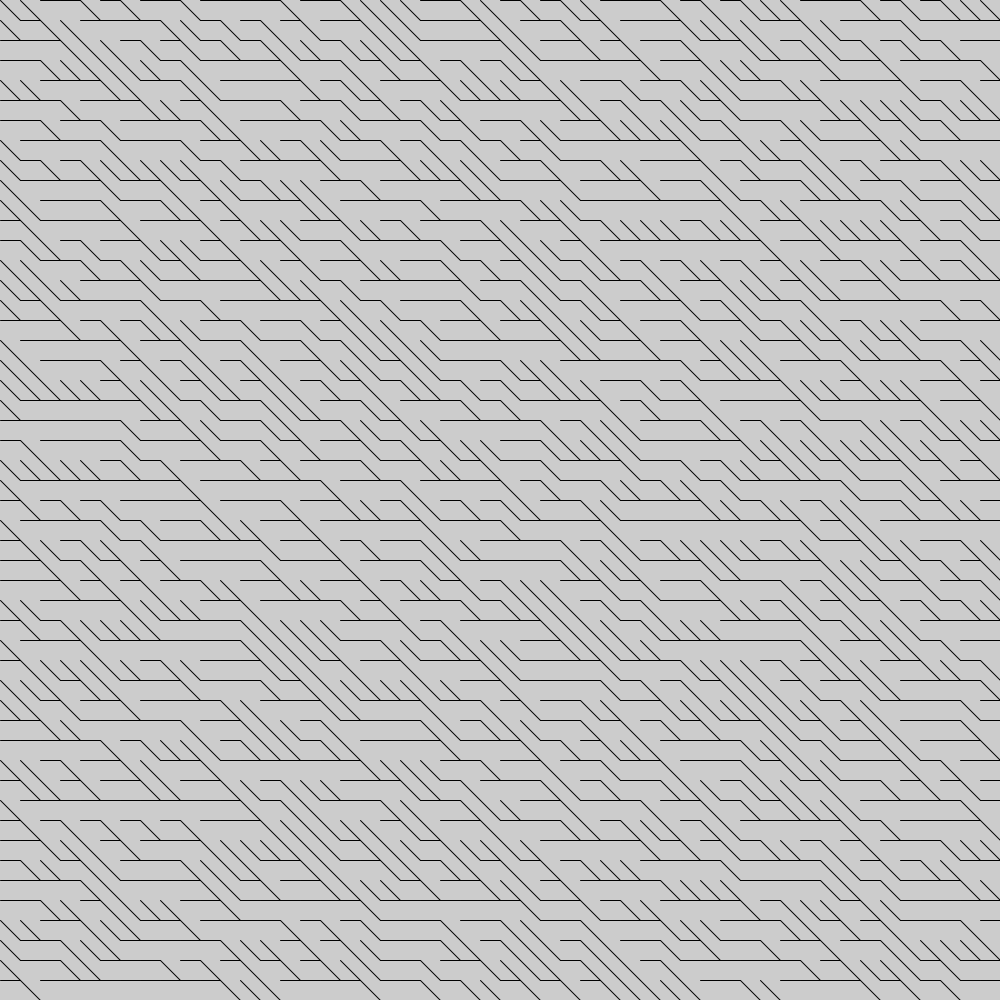
Frame 1 (no input)
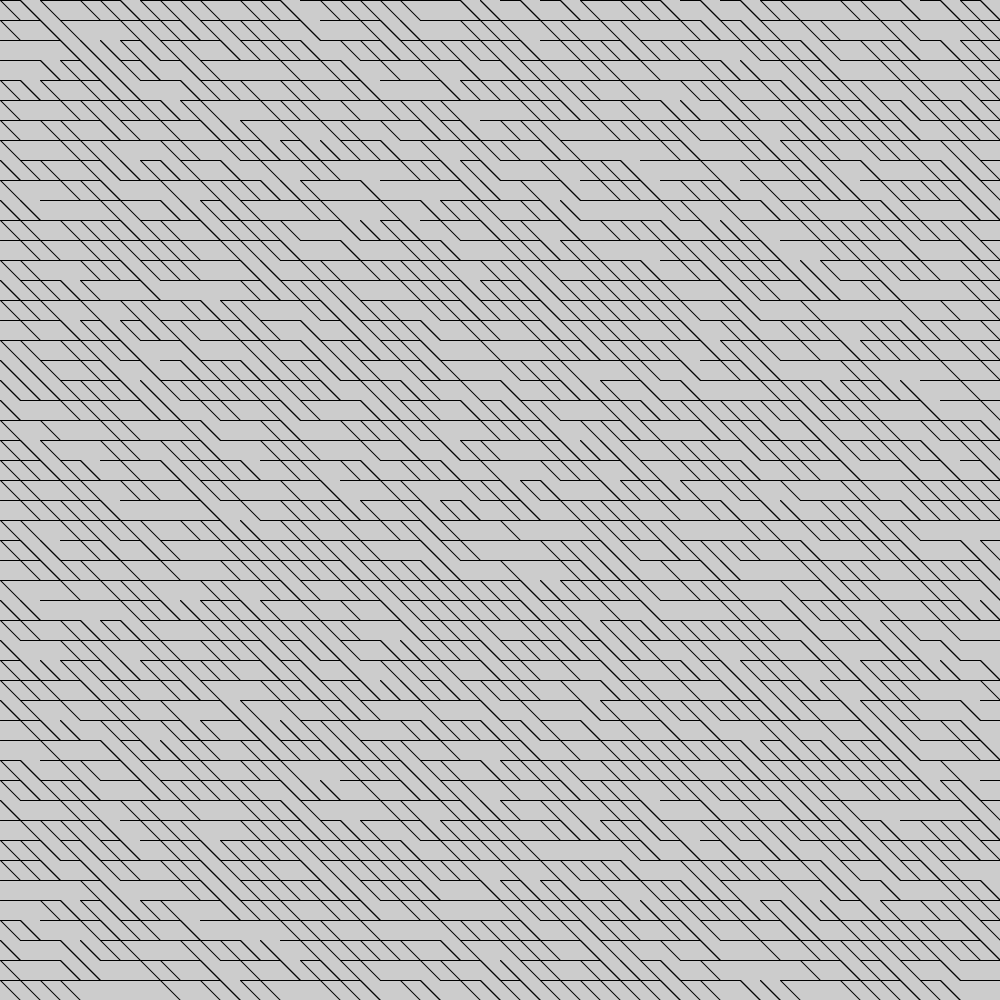
Frame 2 (the mouse pressed at the canvas centre, redrawn once)

The Processing sketch that drew these frames (run headless with seeded random() and noise(); the mouse was pressed at the canvas centre and the sketch redrawn once):

// Processing sketch: pseudo_maze
// ── pseudo_maze.pde
int tileSize = 20;

void setup() {
  size(1000, 1000);
};

void draw() {
  strokeWeight(1);
  for (int x = 0; x < width; x += tileSize) {
    for (int y = 0; y < height; y += tileSize) {
      if (Math.random() > 0.45) {
        // /
        line(x, y, x + tileSize, y);
        println("forward");
      } else {
        // \
        line(x, y, x + tileSize, y + tileSize);
        println("back");
      }
    }
  }
  noLoop();
};
